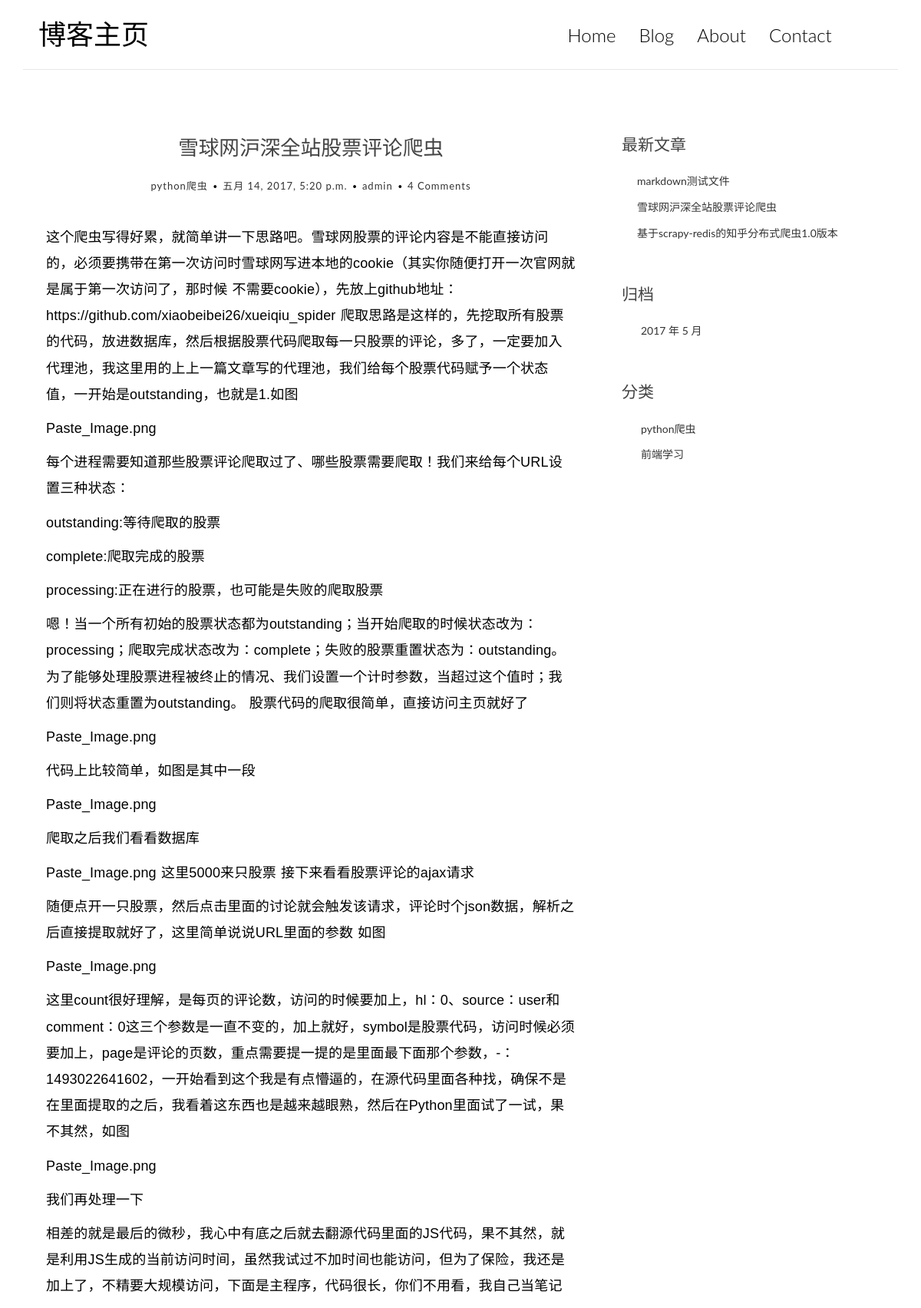
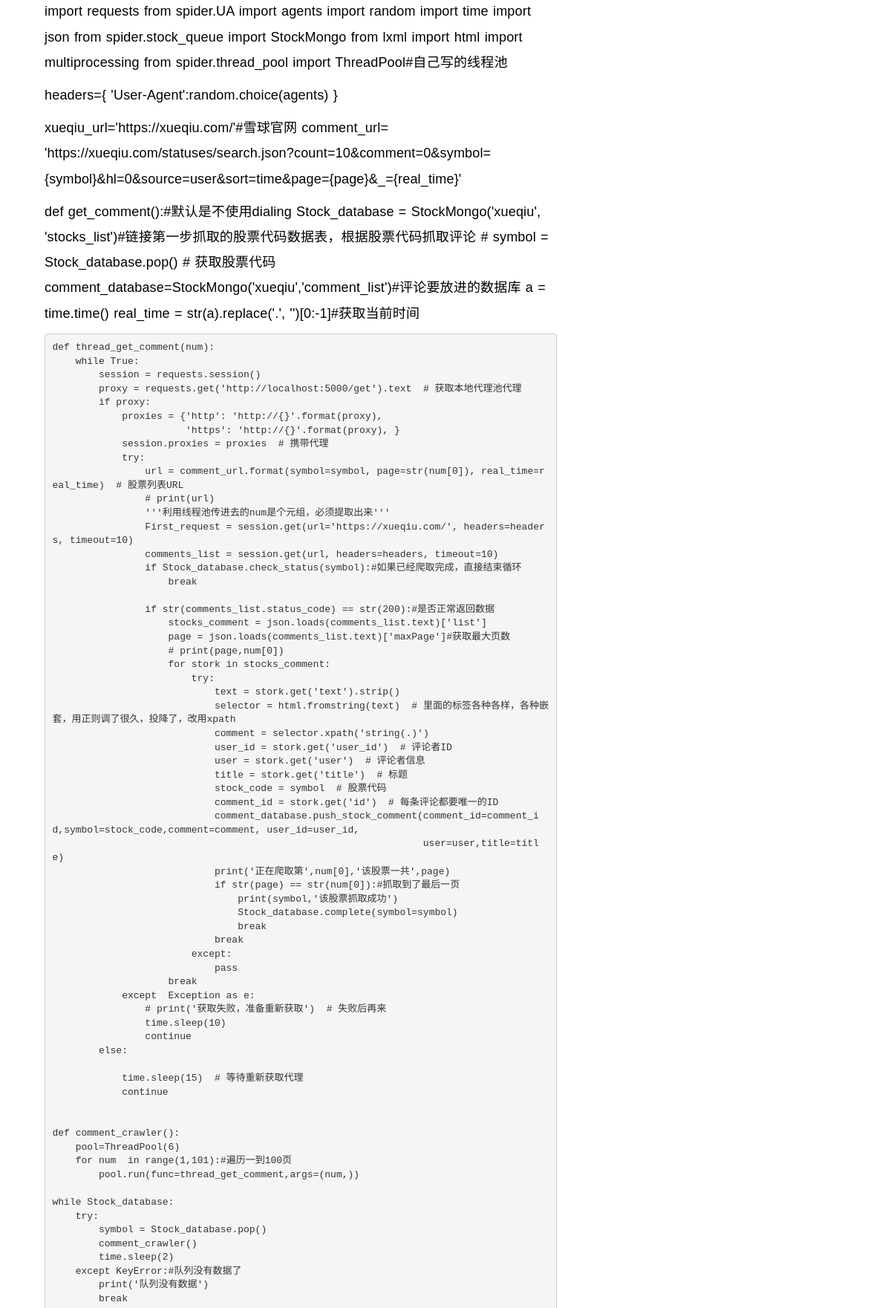
The app's page /blog/post/2/ (upper part) with its own data (2 pictures, top to bottom).
### blog/models.py (models this page shows, shortened)
class Post(models.Model):
    title = models.CharField(max_length=70)
    body = models.TextField()
    created_time = models.DateTimeField()
    modified_time = models.DateTimeField()
    excerpt = models.CharField(max_length=200, blank=True)
    category = models.ForeignKey(Category)
    tags = models.ManyToManyField(Tag, blank=True)
    author = models.ForeignKey(User)
    def get_absolute_url(self):
        return reverse('blog:details', kwargs={'pk': self.pk})
    class Meta:
        ordering = ['-created_time']
    '''
from blog.models import Category, Tag, Post
from django.utils import timezone
from django.contrib.auth.models import User

user = User.objects.get(username='admin')
c = Category.objects.get(name='category test')

p = Post(title='title test', body='body test', created_time=timezone.now(), modified_time=timezone.now(), category=c, author=user)
p.save()'''

class Category(models.Model):
    name = models.CharField(max_length=100)

### blog/views.py (the view)
# urls.py: url(r'^post/(?P<pk>[0-9]+)/$', views.details, name='details'),
def details(request,pk):
    post = get_object_or_404(Post,pk=pk)
    post.body = markdown.markdown(
        post.body,
        extensions=[
        'markdown.extensions.extra',
        'markdown.extensions.codehilite',
        'markdown.extensions.toc',
    ]
    )
    form = CommentForm()
    comment_list = post.comment_set.all()
    context = {'post': post,
               'form': form,
               'comment_list': comment_list
               }
    return render(request, 'blog/detail.html', context=context)

### blog/templatetags/blog_tags.py (called while the page is built)
@register.simple_tag()
def get_recent_posts(num=5):
    return Post.objects.all()[:num]

@register.simple_tag
def archives():
    return Post.objects.dates('created_time', 'month', order='DESC')

@register.simple_tag
def get_categories():
    return Category.objects.all()

### templates/blog/detail.html (shortened to what this page needs)
{% extends 'base.html' %}
                        {% block main %}
						<article class="post post-1">
							<header class="entry-header">
								<h1 class="entry-title">{{ post.title }}</h1>
								<div class="entry-meta">
									<span class="post-category"><a href="#">{{ post.category.name }}</a></span>
									<span class="post-date"><a href="#"><time class="entry-date" datetime="{{ post.created_time }}">{{ post.created_time }}</time></a></span>
									<span class="post-author"><a href="#">{{ post.author }}</a></span>
									<span class="comments-link"><a href="#">4 Comments</a></span>
								</div>
							</header>
							<div class="entry-content clearfix">
								<p>{{ post.body|safe }}</p>
							</div>
						</article>
                        {% endblock %}

### templates/base.html (shortened to what this page needs)
{% load blog_tags %}
<!DOCTYPE html>
<html>
	<head>
        {% load staticfiles %}
		<link rel="stylesheet" href="{% static 'blog/css/bootstrap.min.css' %}">
		<link rel="stylesheet" href="http://code.ionicframework.com/ionicons/2.0.1/css/ionicons.min.css">
		<link rel="stylesheet" href="{% static 'blog/css/pace.css' %}">
        <link rel="stylesheet" href="{% static 'blog/css/custom.css' %}">
	</head>
	<body>
		<div class="container">
			<header id="site-header">
				<div class="row">
					<div class="col-md-4 col-sm-5 col-xs-8">
						<div class="logo">
						    <h1><a href="{% url 'blog:index' %}"><b>博客主页</b></a></h1>
                        </div>
					</div>
					<div class="col-md-8 col-sm-7 col-xs-4">
						<nav class="main-nav" role="navigation">
							<div class="collapse navbar-collapse" id="bs-example-navbar-collapse-1">
  								<ul class="nav navbar-nav navbar-right">
    								<li class="cl-effect-11"><a href="index.html" data-hover="Home">Home</a></li>
    								<li class="cl-effect-11"><a href="full-width.html" data-hover="Blog">Blog</a></li>
    								<li class="cl-effect-11"><a href="about.html" data-hover="About">About</a></li>
    								<li class="cl-effect-11"><a href="contact.html" data-hover="Contact">Contact</a></li>
  								</ul>
							</div>
						</nav>
					</div>
				</div>
			</header>
		</div>
		<div class="content-body">
			<div class="container">
				<div class="row">
					<main class="col-md-8">
                         {% block main %}
                        {% endblock main %}
					</main>
					<aside class="col-md-4">
						<div class="widget widget-recent-posts">
							<h3 class="widget-title">最新文章</h3>
                            {% get_recent_posts as recent_post_list %}
                                                    <ul>
                                {% for post in recent_post_list %}
                                <li>
                                    <a href="{{ post.get_absolute_url }}">{{ post.title }}</a>
                                </li>
                                {% endfor %}
                            </ul>
						</div>
						<div class="widget widget-archives">
							<h3 class="widget-title">归档</h3>
							{% archives as date_list %}
                              <ul>
                                {% for date in date_list %}
                                <li>
                                  <a href="{% url 'blog:archives' date.year date.month %}">{{ date.year }} 年 {{ date.month }} 月</a>
                                </li>
                                {% endfor %}
                              </ul>
						</div>
						<div class="widget widget-category">
							<h3 class="widget-title">分类</h3>
							 {% get_categories as category_list %}
                              <ul>
                                {% for category in category_list %}
                                <li>
                                  <a href="{% url 'blog:category' category.pk %}">{{ category.name }}</a>
                                </li>
                                {% endfor %}
                              </ul>
						</div>
					</aside>
				</div>
			</div>
		</div>
	</body>
</html>

### blog/static/blog/css/custom.css (style rules this page uses)
* { outline: none; }
h1, h2, h3, h4, h5, h6 { margin-top: 0; }
b { font-weight: 400; }
a { color: #333; }
body { color: #444; font-family: 'Lato', sans-serif; }
p { font-family: 'Ubuntu', sans-serif; font-weight: 400; word-spacing: 1px; letter-spacing: 0.01em; }
#site-header { background-color: #FFF; padding: 25px 20px; margin-bottom: 40px; border-bottom: 1px solid #e7e7e7; }
.logo h1 a { color: #000; }
.logo h1 { margin: 0; font-family: 'Lato', sans-serif; font-weight: 300; }
.main-nav { margin-top: 11px; max-width: 95%; }
.main-nav a { color: #000000 !important; padding: 0 0 5px 0 !important; margin-right: 30px; font-family: 'Lato', sans-serif; font-weight: 300; font-size: 24px; }
.cl-effect-11 a { padding: 10px 0; color: #0972b4; text-shadow: none; }
.cl-effect-11 a::before { position: absolute; top: 0; left: 0; overflow: hidden; padding: 0 0 5px 0 !important; max-width: 0; border-bottom: 1px solid #000; color: #000; content: attr(data-hover); -webkit-transition: max-width 0.5s; -moz-transition: max-width 0.5s; transition: max-width 0.5s; }
.content-body { padding-bottom: 4em; }
.post, .comment-area { background: #fff; padding: 30px 30px 0; }
.entry-title { text-align: center; font-size: 1.9em; margin-bottom: 20px; line-height: 1.6; padding: 10px 20px 0; }
.entry-meta { text-align: center; color: #DDDDDD; font-size: 13px; letter-spacing: 1px; margin-bottom: 30px; }
.entry-content { font-size: 18px; line-height: 1.9; font-weight: 300; color: #000; }
.post-category, .post-date, .post-author { position: relative; padding-right: 15px; }
.post-category::after, .post-date::after, .post-author::after { position: absolute; content: '.'; color: #000; font-size: 30px; top: -22px; right: 1px; }
.widget { background: #fff; padding: 30px 0 0; }
.widget-title { font-size: 1.5em; margin-bottom: 20px; line-height: 1.6; padding: 10px 0 0; font-weight: 400; }
.widget-recent-posts ul { padding: 0; margin: 0; padding-left: 20px; }
.widget-recent-posts ul li { list-style-type: none; position: relative; line-height: 170%; margin-bottom: 10px; }
.widget-recent-posts ul li::before { content: '\f3d3'; font-family: "Ionicons"; position: absolute; left: -17px; top: 3px; font-size: 16px; color: #000; }
.widget-archives ul { padding: 0; margin: 0; padding-left: 25px; }
.widget-archives ul li { list-style-type: none; position: relative; line-height: 170%; margin-bottom: 10px; }
.widget-archives ul li::before { content: '\f3f3'; font-family: "Ionicons"; position: absolute; left: -25px; top: 1px; font-size: 16px; color: #000; }
.widget-category ul { padding: 0; margin: 0; padding-left: 25px; }
.widget-category ul li { list-style-type: none; position: relative; line-height: 170%; margin-bottom: 10px; }
.widget-category ul li::before { content: '\f3fe'; font-family: "Ionicons"; position: absolute; left: -25px; top: 1px; font-size: 18px; color: #000; }

### records on screen
Post: title "雪球网沪深全站股票评论爬虫", category.name "python爬虫", created_time "五月 14, 2017, 5:20 p.m.", author "admin", body "这个爬虫写得好累，就简单讲一下思路吧。雪球网股票的评论内容是不能直接访问的，必须要携带在第一次访问时雪球网写进本地的cookie（其实你随便打开一次官网就是属于第一次访问了，那时候 不需要cookie），先放上github地址： https://github.com/xiaobeibei26/xueiqiu_spider 爬取思路是这样的，先挖取所有股票的代码，放进数据库，然后根据股票代码爬取每一只股票的评论，多了，一定要加入代理池，我这里用的上上一篇文章写的代理池，我们给每个股票代码赋予一个状态值，一开始是outstanding，也就是1.如图 Paste_Image.png 每个进程需要知道那些股票评论爬取过了、哪些股票需要爬取！我们来给每个URL设置三种状态： outstanding:等待爬取的股票 complete:爬取完成的股票 processing:正在进行的股票，也可能是失败的爬取股票 嗯！当一个所有初始的股票状态都为outstanding；当开始爬取的时候状态改为：processing；爬取完成状态改为：complete；失败的股票重置状态为：outstanding。为了能够处理股票进程被终止的情况、我们设置一个计时参数，当超过这个值时；我们则将状态重置为outstanding。 股票代码的爬取很简单，直接访问主页就好了 Paste_Image.png 代码上比较简单，如图是其中一段 Paste_Image.png 爬取之后我们看看数据库 Paste_Image.png 这里5000来只股票 接下来看看股票评论的ajax请求…"
Post: title "markdown测试文件"
Post: title "基于scrapy-redis的知乎分布式爬虫1.0版本"
Category: name "python爬虫"
Category: name "前端学习"

### other values on screen
{{ date.year }} "2017"
{{ date.month }} "5"
